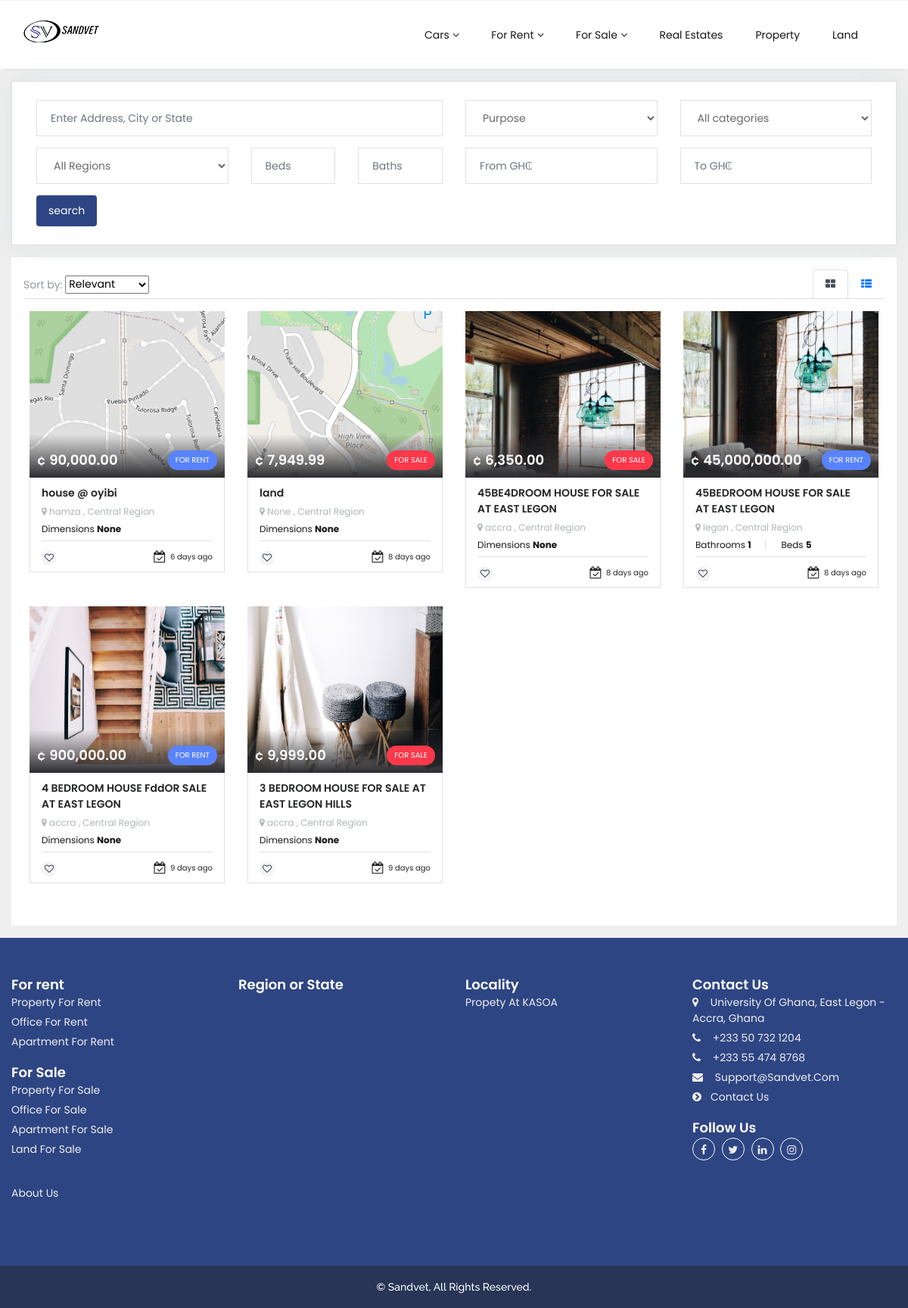
Page /property/ on the earlier database version.
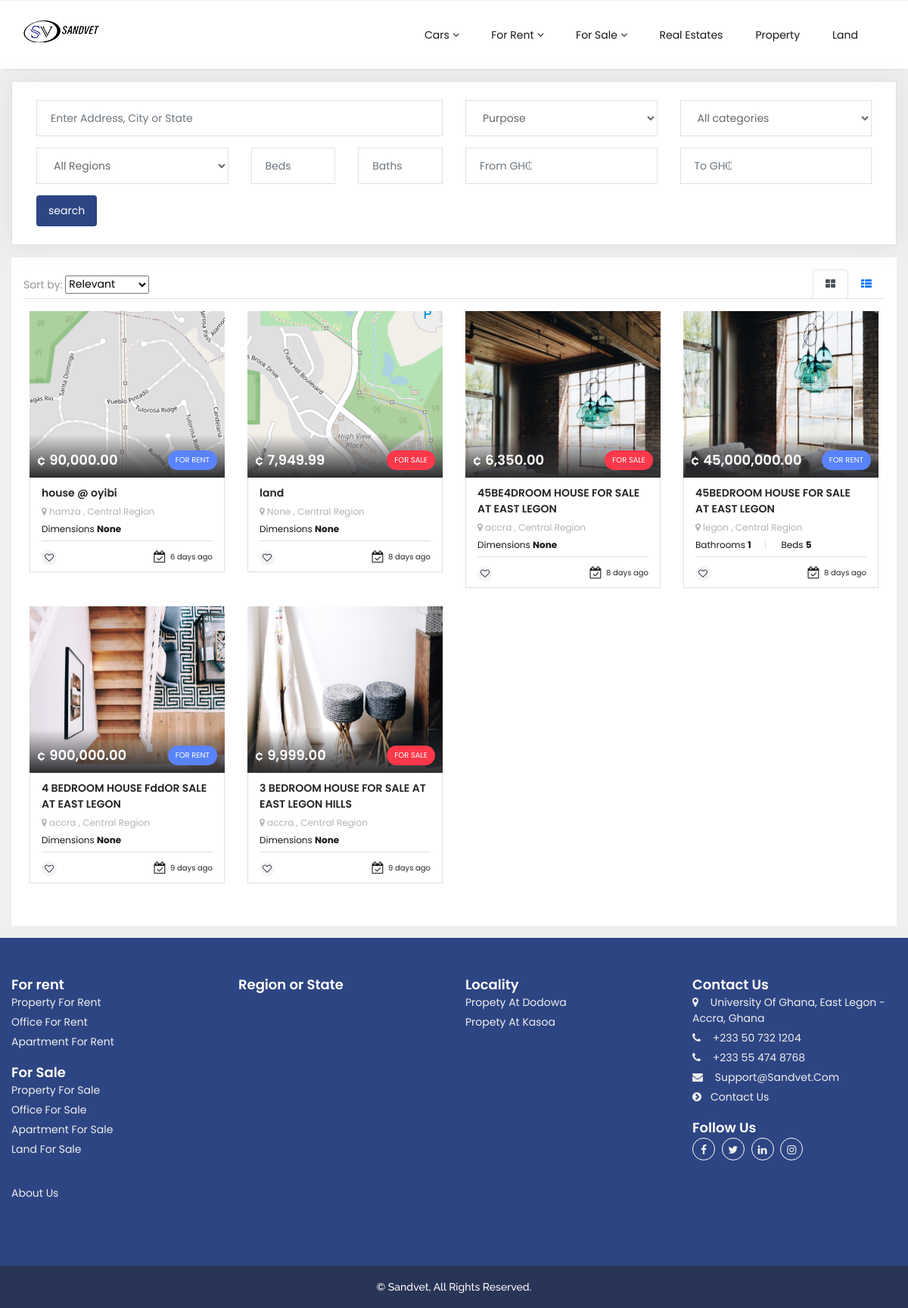
Same page on the later database version.
### property/models.py (models this page shows, shortened)
class Property(models.Model):
    title = models.CharField(max_length=200, null=True)
    price = models.FloatField()
    slug = models.SlugField(unique=True)
    description = models.TextField()
    region = models.ForeignKey(Region, on_delete=models.CASCADE, null=True, blank=True, related_name='property')
    locality = models.ForeignKey(Locality, on_delete=models.CASCADE, null=True, blank=True)
    category = models.ForeignKey(Category, on_delete=models.CASCADE, null=True, blank=True)
    purpose = models.CharField(max_length=4, choices=PROPERTY_PURPOSE_TYPE, default='sale')
    address = models.CharField(max_length=200, null=True, blank=True)
    dimension = models.CharField(max_length=200, null=True, blank=True)
    bed = models.PositiveIntegerField(default=1, null=True, blank=True)
    bath = models.PositiveIntegerField(default=1, null=True, blank=True)
    garage = models.PositiveIntegerField(default=0, null=True, blank=True)
    image = models.ImageField(null=True, blank=True)
    views = models.PositiveIntegerField(default=0)
    featured = models.PositiveIntegerField(default=0, null=True, blank=True)
    created_at = models.DateTimeField(auto_now_add=True)
    @property
    def imageURL(self):
        try:
            url = self.image.url
        except:
            url = ''
        return url
    def get_absolute_url(self):
        return reverse("property:property", kwargs={
            'slug': self.slug
        })
    def get_date(self):
        time = datetime.now()
        if self.created_at.day == time.day:
            return str(time.hour - self.created_at.hour) + " hours ago"
        else:
            if self.created_at.month == time.month:
                return str(time.day - self.created_at.day) + " days ago"
            else:
                if self.created_at.year == time.year:
                    return str(time.month - self.created_at.month) + " months ago"
        return self.created_at

class Category(models.Model):
    title = models.CharField(max_length=200, null=True, blank=True)
    def __str__(self):
        return self.title
    class Meta:
        ordering = ['-id']
    def get_for_sale_category_url(self):
        return reverse("property:for-sale-cate", kwargs={
            'category': self.title
        })
    def get_for_rent_category_url(self):
        return reverse("property:for-rent-cate", kwargs={
            'category': self.title
        })

### core/models.py (models this page shows, shortened)
class Region(models.Model):
    name = models.CharField(max_length=200, null=True, blank=True)
    capital = models.CharField(max_length=200, null=True, blank=True)
    slug = models.SlugField(unique=True, null=True, blank=True)
    class Meta:
        ordering = ['name']
    def __str__(self):
        return self.name

class Locality(models.Model):
    region = models.ForeignKey(Region, on_delete=models.CASCADE, null=True, blank=True, related_name='locality')
    name = models.CharField(max_length=200, null=True, blank=True)
    class Meta:
        ordering = ['name']
    def get_locality_url(self):
        return reverse("core:locality", kwargs={
            'locality': self.name
        })

### property/views.py (the view)
# urls.py: path('property/', PropertyListView.as_view(), name='property'),
class PropertyListView(ListView):
    model = Property
    context_object_name = 'lists'
    template_name = 'list.html'
    def get_context_data(self, **kwargs):
        kwargs['filter'] = self.filter
        kwargs['locality'] = self.locality
        kwargs['category_list_nav'] = self.categoryNav
        kwargs['category_list'] = self.category
        return super().get_context_data(**kwargs)
    def get_queryset(self):
        self.filter = PropertyFilter(self.request.GET, queryset= self.model.objects.all())
        self.locality = Locality.objects.all()
        self.categoryNav = Category.objects.filter((~Q(title="land")))
        self.category = Category.objects.all()
        return self.model.objects.order_by('-id')

### templates/list.html (shortened to what this page needs)
{% extends "base.html" %}
{% block content %}
    {% include 'includes/listing.html' %}
{% endblock %}

### templates/includes/list.html (shortened to what this page needs)
{% load humanize %}
<div class="col-lg-3 col-md-6">
    <div class="card listing__card">
        <a href="{{ list.get_absolute_url }}" title="{{ list.title }}" class="preview">
            <div class="card__imgBlock">
                <img src="{{ list.imageURL }}" alt="{{ list.title }}" class="img-fluid">
                <div class="card__rateInfo">
                    <h5>&cent; {{ list.price|floatformat:2|intcomma }}</h5>
                    <span class="purpose-for-{% if list.purpose == 'sale'%}sale{%else%}rent{%endif%}">For {% if list.purpose == 'sale'%}sale{%else%}rent{%endif%}</span>
                </div>
            </div>
        </a>
        <div class="card__full">
            <div class="card__body">
                <a href="{{ list.get_absolute_url }}" title="{{ list.title }}">
                    <h3>{{ list.title }}</h3>
                    <p>
                        <i class="fa fa-map-marker"></i>
                        {{ list.address }} , {{ list.region.name }} Region
                    </p>
                </a>
                <div class="card__resultItems">
                    {% if list.category.title == 'land' %}
                        <span class="property-card-value">
                            <span class="field_name"> Dimensions </span>
                            <span class="item"> {{ list.dimension }} </span>
                        </span>
                    {% else %}
                        <span class="property-card-value">
                            <span class="field_name"> Bathrooms </span>
                            <span class="item"> {{ list.bath }} </span>
                        </span>
                        <span class="property-card-value">
                            <span class="field_name"> Beds  </span>
                            <span class="item"> {{ list.bed }} </span>
                        </span>
                    {% endif %}
                </div>
            </div>
            <div class="card__footer">
                <span class="favorites-actions">
                    <a href="#" class=""><i class="fa fa-heart-o"></i></a>
                </span>
                <a href="#" title="" ><i class="fa fa-calendar-check-o"></i> {{ list.get_date }} </a>
            </div>
        </div>
    </div>
</div>

### templates/includes/footer.html (shortened to what this page needs)
{% load crispy_forms_tags %}
<section class="bottom__section">
    <div class="container placeholder-container">
        <div class="row">
            <div class="widget col-xl-3 col-sm-6 col-md-4">
                <div class="widget-footer-contacts">
                    <h3>For rent</h3>
                    <ul class="footer-list">
                        <li><span class="value"><a href="{% url 'property:for-rent' %}">Property for rent</a></span></li>
                        {% for cate in category_list_nav %}
                        <li><span class="value"><a href="{{cate.get_for_rent_category_url}}">{{cate.title}} for rent</a></span></li>
                        {%endfor%}
                    </ul>
                </div>
                <div class="widget-footer-contacts mt-3">
                    <h3>For Sale</h3>
                    <ul class="footer-list">
                        <li><span class="value"><a href="{% url 'property:for-sale' %}">Property for sale</a></span></li>
                        {% for cate in category_list %}
                        <li><span class="value"><a href="{{cate.get_for_sale_category_url}}">{{cate.title}} for sale</a></span></li>
                        {%endfor%}
                    </ul>
                </div>
            </div>
            <div class="widget col-xl-3 col-sm-6 col-md-4">
                <div class="widget-footer-contacts">
                    <h3>Region or State</h3>
                </div>
            </div>
            <div id="widget-follow-us-1" class="widget footer-regular widget-follow-us block-selio col-xl-3 col-sm-12 col-md-5">
                <div class="widget-footer-contacts">
                    <h3>Locality</h3>
                    <ul class="footer-list">
                        {% for local in locality %}
                            <li><span class="value"><a href="{{local.get_locality_url}}">propety at {{local.name}}</a></span></li>
                        {%endfor%}
                    </ul>
                </div>
            </div>
            <div id="widget-footer-contacts-1" class="widget footer-regular widget-footer-contacts block-selio col-xl-3 col-sm-6 col-md-3">
                <div class="widget-footer-contacts">
                    <h3>Contact Us</h3>
                    <ul class="footer-list">
                        <li><i class="fa fa-map-marker"></i> <span class="value">University of Ghana, East Legon - Accra, Ghana</span></li>
                        <li><i class="fa fa-phone"></i> <span class="value"><a href="tel://+233507321204">+233 50 732 1204</a></span></li>
                        <li><i class="fa fa-phone"></i> <span class="value"><a href="tel://+233554748768">+233 55 474 8768</a></span></li>
                        <li><i class="fa fa-envelope"></i> <span class="value"><a href="mailto:support@sandvet.com">support@sandvet.com</a></span></li>
                        <li><i class="fa fa-chevron-circle-right"></i><span class="value"><a href="{% url 'core:contact' %}">Contact Us</a></span></li>
                    </ul>
                </div>
                <div class="widget-footer-contacts mt-3">
                    <h3>Follow Us</h3>
                    <div class="footer-social">
                        <a href="#"><i class="fa fa-facebook"></i></a>
                        <a href="#"><i class="fa fa-twitter"></i></a>
                        <a href="#"><i class="fa fa-linkedin"></i></a>
                        <a href="#"><i class="fa fa-instagram"></i></a>
                    </div>
                </div>
            </div>
            <div class="widget col-xl-3 col-sm-6 col-md-4">
                <div class="widget-footer-contacts">
                    <ul class="footer-list">
                        <li class=""><span class="value"><a href="{% url 'core:about' %}">About Us</a></span></li>
                    </ul>
                </div>
            </div>
        </div>
    </div>
</section>
<footer class="footer">
    <div class="container">
        <div class="row">
            <div class="col-xl-12">
                <div class="footer-content">
                    <div class="row justify-content-between">
                        <div class="col-xl-12">
                            <div class="copyright text-center">
                                <p><a href="tel://+233557566646">&copy; Sandvet, All Rights Reserved.</a></p>
                            </div>
                        </div>
                    </div>
                </div>
            </div>
        </div>
    </div>
</footer>

Differences in the rows shown:
added Locality: name "Dodowa"
changed Locality: name "KASOA" → "Kasoa"
